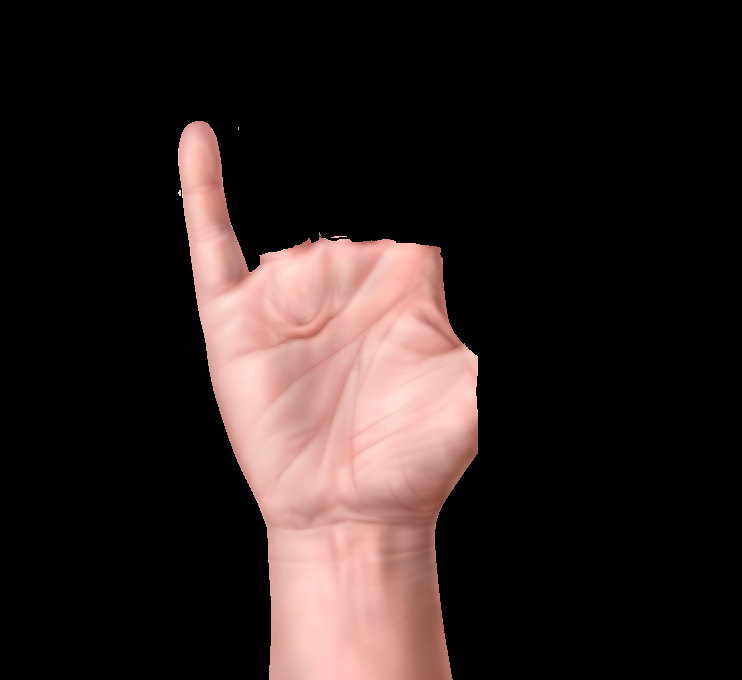
%> input picture Counting Fingers from Hands/f1.png, 742 x 680 px
$ octave 'Couting Fingers.m'   (GNU Octave 9; MATLAB toolbox functions it lacks are replaced by stand-ins)
%> lines starting %> are read from the running program, lines starting %| are printed output that depends on the picture; in (x1, y1, x2, y2) boxes, pixels count from 0 and x2, y2 are one past the last pixel; in counts of white or black regions, pixels touching at a corner belong together; the program's own positions count from 1
clear all; clc;
% Input
In1 = imread('f1.png');
%> In1 is the input picture: size 680x742x3 uint8; mean R, G, B 44.8, 33.7, 32
In2 = imread('f2.png');
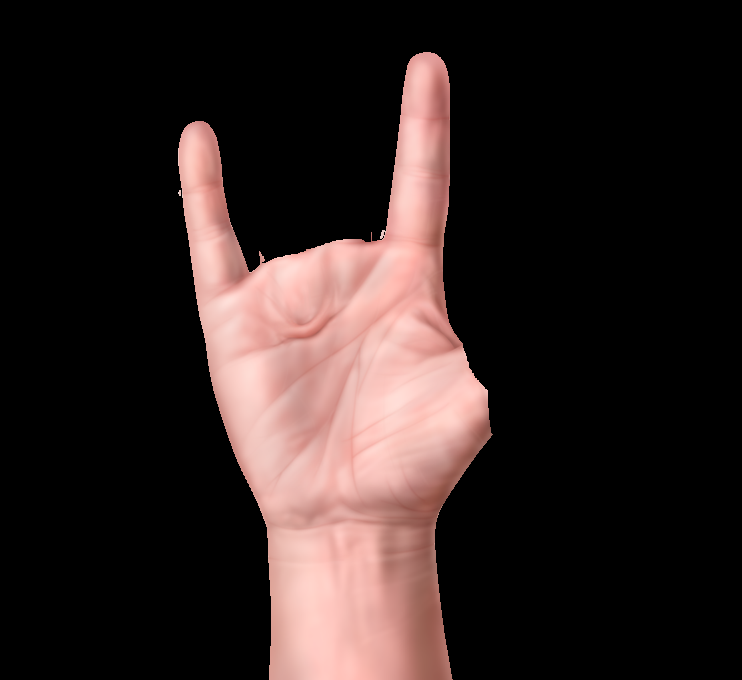
%> input picture Counting Fingers from Hands/f2.png, 742 x 680 px
%> In2 is the input picture: size 680x742x3 uint8; mean R, G, B 49.1, 36.7, 35
In3 = imread('f3.png');
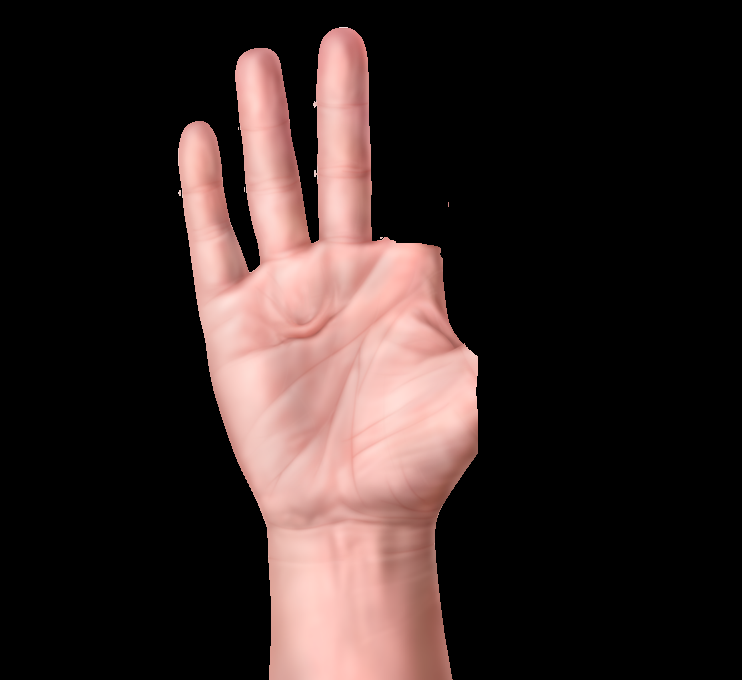
%> input picture Counting Fingers from Hands/f3.png, 742 x 680 px
%> In3 is the input picture: size 680x742x3 uint8; mean R, G, B 54.1, 40.4, 38.5
In4 = imread('f4.png');
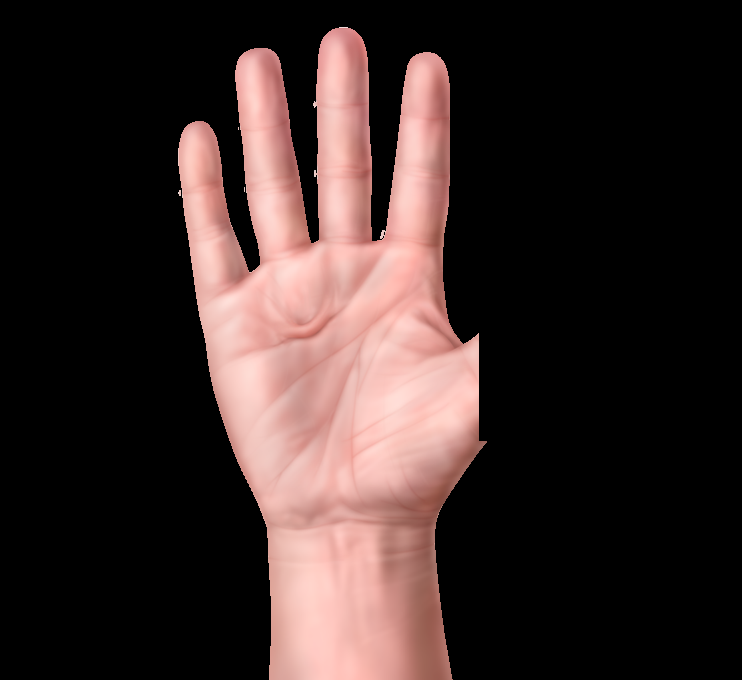
%> input picture Counting Fingers from Hands/f4.png, 742 x 680 px
%> In4 is the input picture: size 680x742x3 uint8; mean R, G, B 58.6, 43.6, 41.5
In5 = imread('f5.png');
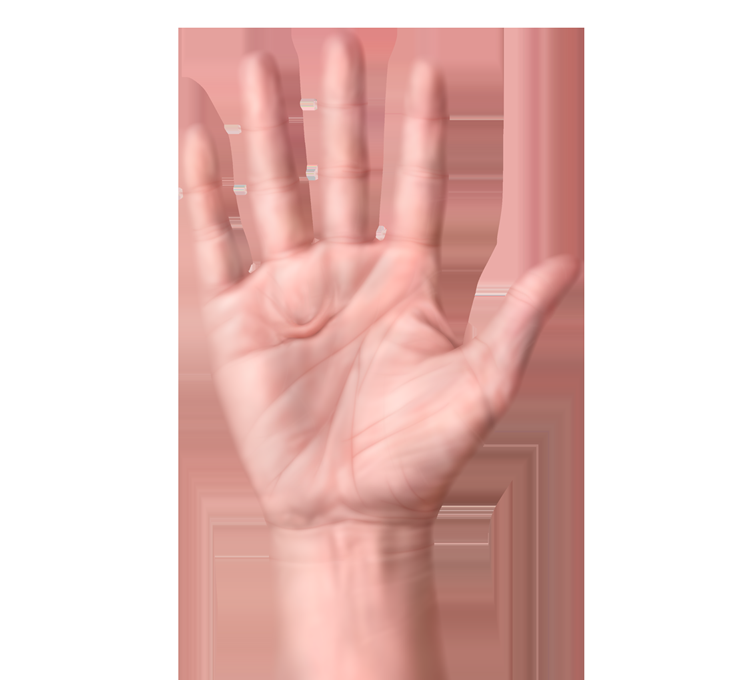
%> input picture Counting Fingers from Hands/f5.png, 742 x 680 px
%> In5 is the input picture: size 680x742x3 uint8; mean R, G, B 232.5, 200.5, 196.6
% Grayscale
Img1 = rgb2gray(In1);
Img2 = rgb2gray(In2);
Img3 = rgb2gray(In3);
Img4 = rgb2gray(In4);
Img5 = rgb2gray(In5);
% Binary
I1 = imbinarize(Img1);
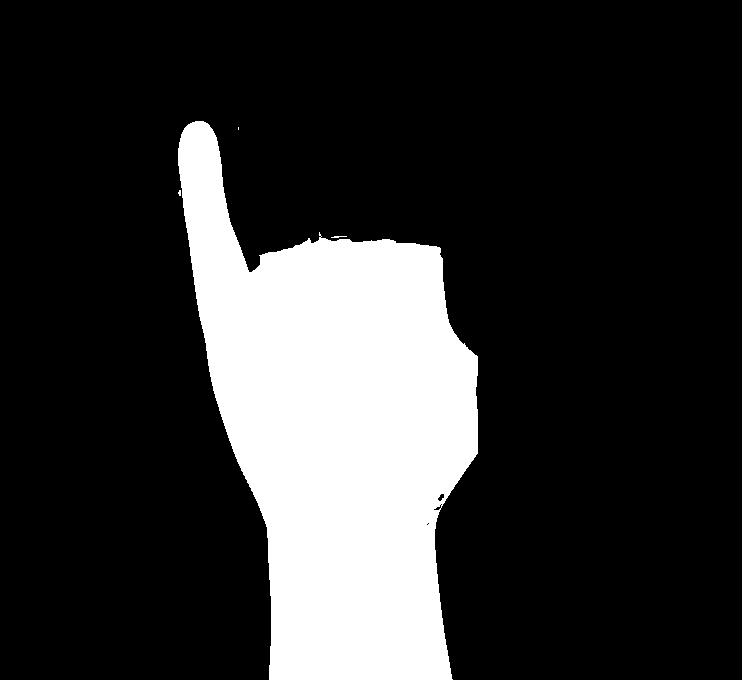
%> I1: size 680x742 logical; 19.7% white; 4 white regions (2 under 20 px), largest, box (x1, y1, x2, y2) and area: (178, 121, 478, 680) 99369, (331, 236, 347, 238) 21
I2 = imbinarize(Img2);
%> I2: size 680x742 logical; 21.7% white; 2 white regions (1 under 20 px), largest, box (x1, y1, x2, y2) and area: (178, 52, 493, 680) 109358
I3 = imbinarize(Img3);
%> I3: size 680x742 logical; 23.9% white; 5 white regions (4 under 20 px), largest, box (x1, y1, x2, y2) and area: (178, 27, 478, 680) 120413
I4 = imbinarize(Img4);
%> I4: size 680x742 logical; 25.9% white; 4 white regions (3 under 20 px), largest, box (x1, y1, x2, y2) and area: (178, 27, 487, 680) 130707
I5 = imbinarize(Img5);
%> I5: size 680x742 logical; 56.8% white; 8 black regions (4 under 20 px), largest, box (x1, y1, x2, y2) and area: (178, 28, 584, 680) 217701, (381, 324, 393, 342) 95, (390, 359, 404, 364) 42, (435, 362, 452, 370) 33

% Number Output
count = ones(100, 100);
NumPos =  [27 85];

% Disk Structuring Element
DB = strel('disk',50);
DS = strel('disk',5);


% Image 1
% Erosion
E1 = imerode(I1,DB);
%> E1: size 680x742 logical; 8.1% white; 1 white region, box (x1, y1, x2, y2) and area: (252, 290, 429, 680) 40900
% Dialation
D1 = imdilate(E1,DB);
%> D1: size 680x742 logical; 18% white; 1 white region, box (x1, y1, x2, y2) and area: (203, 241, 478, 680) 90927
FN1 = I1-D1;
%> FN1: size 680x742 double; values 0 (black) and 1 (white), 1.7% white; 26 white regions (15 under 20 px), largest, box (x1, y1, x2, y2) and area: (178, 121, 249, 329) 7431, (402, 243, 443, 280) 388, (428, 479, 460, 544) 291
% Removing Noise
F1 = imerode(FN1,DS);
%> F1: size 680x742 double; values 0 (black) and 1 (white), 1.1% white; 2 white regions, box (x1, y1, x2, y2) and area: (182, 125, 243, 303) 5571, (428, 250, 439, 261) 36
F1 = imerode(F1,DS);
%> F1: size 680x742 double; values 0 (black) and 1 (white), 0.78% white; 1 white region, box (x1, y1, x2, y2) and area: (186, 129, 237, 288) 3951
% Output Number
[x1 s1] = bwlabel(F1);
%> s1 = 1
Num = int2str(s1);
%> Num = '1'
Box1 = insertText(count,NumPos,Num,'AnchorPoint','LeftBottom','BoxColor','w','FontSize',40);


% Image 2
% Erosion
E2 = imerode(I2,DB);
%> E2: size 680x742 logical; 8.2% white; 1 white region, box (x1, y1, x2, y2) and area: (252, 288, 440, 680) 41227
% Dialation
D2 = imdilate(E2,DB);
%> D2: size 680x742 logical; 18.1% white; 1 white region, box (x1, y1, x2, y2) and area: (203, 239, 489, 680) 91403
FN2 = I2-D2;
%> FN2: size 680x742 double; values 0 (black) and 1 (white), 3.6% white; 35 white regions (28 under 20 px), largest, box (x1, y1, x2, y2) and area: (380, 52, 450, 277) 10152, (178, 121, 249, 329) 7431, (436, 486, 455, 522) 135
% Removing Noise
F2 = imerode(FN2,DS);
%> F2: size 680x742 double; values 0 (black) and 1 (white), 2.7% white; 2 white regions, box (x1, y1, x2, y2) and area: (389, 56, 446, 258) 8081, (182, 125, 243, 303) 5571
F2 = imerode(F2,DS);
%> F2: size 680x742 double; values 0 (black) and 1 (white), 2% white; 2 white regions, box (x1, y1, x2, y2) and area: (394, 61, 442, 247) 6237, (186, 129, 237, 288) 3951
% Output Number
[x2 s2] = bwlabel(F2);
%> x2: size 680x742 double; 3 distinct labels, from 0 to 2
%> s2 = 2
Num = int2str(s2);
%> Num = '2'
Box2 = insertText(count,NumPos,Num,'AnchorPoint','LeftBottom','BoxColor','w','FontSize',40);

% Image 3
% Erosion
E3 = imerode(I3,DB);
%> E3: size 680x742 logical; 8.2% white; 1 white region, box (x1, y1, x2, y2) and area: (252, 282, 429, 680) 41465
% Dialation
D3 = imdilate(E3, DB);
%> D3: size 680x742 logical; 18.1% white; 1 white region, box (x1, y1, x2, y2) and area: (203, 233, 478, 680) 91569
FN3 = I3-D3;
%> FN3: size 680x742 double; values 0 (black) and 1 (white), 5.7% white; 21 white regions (13 under 20 px), largest, box (x1, y1, x2, y2) and area: (313, 27, 372, 240) 10599, (235, 48, 311, 263) 10095, (178, 121, 249, 329) 7431
% Removing Noise
F3 = imerode(FN3,DS);
%> F3: size 680x742 double; values 0 (black) and 1 (white), 4.4% white; 4 white regions, box (x1, y1, x2, y2) and area: (320, 31, 368, 233) 8537, (239, 52, 305, 253) 8047, (182, 125, 243, 303) 5571, (427, 249, 439, 261) 42
F3 = imerode(F3,DS);
%> F3: size 680x742 double; values 0 (black) and 1 (white), 3.3% white; 3 white regions, box (x1, y1, x2, y2) and area: (324, 35, 364, 227) 6663, (243, 56, 300, 245) 6158, (186, 129, 237, 288) 3951
% Output Number
[x3 s3] = bwlabel(F3);
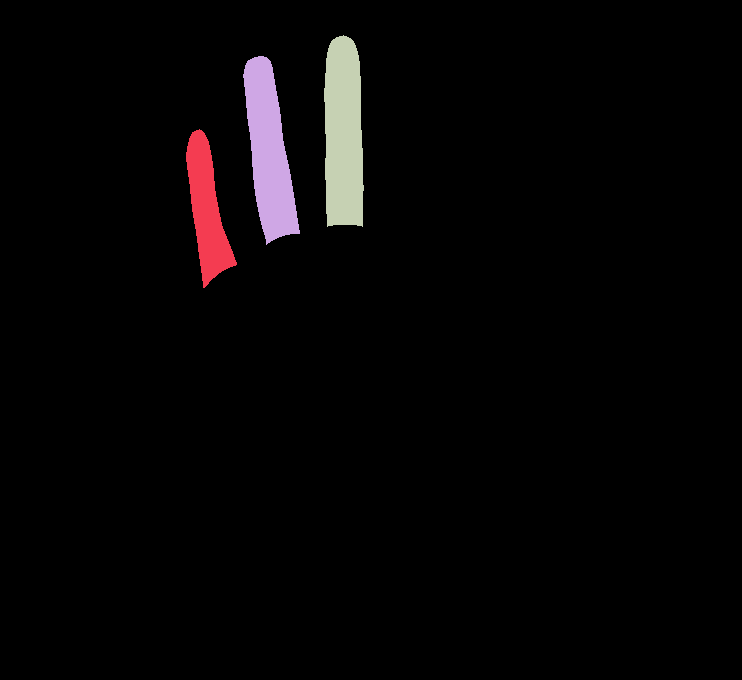
%> x3: size 680x742 double; 4 distinct labels, from 0 to 3; one colour per label, 0 black
%> s3 = 3
Num = int2str(s3);
%> Num = '3'
Box3 = insertText(count,NumPos,Num,'AnchorPoint','LeftBottom','BoxColor','w','FontSize',40);

% Image 4
% Erosion
E4 = imerode(I4,DB);
%> E4: size 680x742 logical; 8.2% white; 1 white region, box (x1, y1, x2, y2) and area: (252, 282, 430, 680) 41617
% Dialation
D4 = imdilate(E4,DB);
%> D4: size 680x742 logical; 18.2% white; 1 white region, box (x1, y1, x2, y2) and area: (203, 233, 479, 680) 91934
FN4 = I4 - D4;
%> FN4: size 680x742 double; values 0 (black) and 1 (white), 7.7% white; 18 white regions (11 under 20 px), largest, box (x1, y1, x2, y2) and area: (313, 27, 372, 240) 10624, (380, 52, 450, 277) 10152, (235, 48, 311, 263) 10095
% Removing Noise
F4 = imerode(FN4,DS);
%> F4: size 680x742 double; values 0 (black) and 1 (white), 6% white; 5 white regions (1 under 20 px), largest, box (x1, y1, x2, y2) and area: (320, 31, 368, 233) 8562, (389, 56, 446, 258) 8081, (239, 52, 305, 253) 8047, (182, 125, 243, 303) 5571
F4 = imerode(F4,DS);
%> F4: size 680x742 double; values 0 (black) and 1 (white), 4.6% white; 4 white regions, box (x1, y1, x2, y2) and area: (324, 35, 364, 227) 6688, (394, 61, 442, 247) 6237, (243, 56, 300, 245) 6158, (186, 129, 237, 288) 3951
[x4 s4] = bwlabel(F4);
%> x4: size 680x742 double; 5 distinct labels, from 0 to 4
%> s4 = 4
Num = int2str(s4);
%> Num = '4'
Box4 = insertText(count,NumPos,Num,'AnchorPoint','LeftBottom','BoxColor','w','FontSize',40);


% Image 5
% Erosion
E5 = imerode(I5,DB);
%> E5: size 680x742 logical; 32.2% white; 2 white regions, box (x1, y1, x2, y2) and area: (0, 0, 138, 680) 88018, (624, 0, 742, 680) 74201
% Dialation
D5 = imdilate(E5,DB);
%> D5: size 680x742 logical; 45.4% white; 2 white regions, box (x1, y1, x2, y2) and area: (0, 0, 187, 680) 121451, (575, 0, 742, 680) 107620
FN5 = I5-D5;
%> FN5: size 680x742 double; values 0 (black) and 1 (white), 11.4% white; 36 white regions (7 under 20 px), largest, box (x1, y1, x2, y2) and area: (354, 311, 498, 482) 12357, (204, 60, 324, 477) 12170, (179, 0, 583, 28) 11008
% Removing Noise
F5 = imerode(FN5,DS);
%> F5: size 680x742 double; values 0 (black) and 1 (white), 7.1% white; 27 white regions (5 under 20 px), largest, box (x1, y1, x2, y2) and area: (186, 0, 576, 24) 9186, (358, 317, 477, 478) 8640, (288, 536, 358, 680) 6017
F5 = imerode(F5,DS);
%> F5: size 680x742 double; values 0 (black) and 1 (white), 4.4% white; 15 white regions (2 under 20 px), largest, box (x1, y1, x2, y2) and area: (193, 0, 569, 20) 7462, (363, 345, 472, 474) 6017, (294, 541, 354, 680) 4586
[l5 s5] = bwlabel(F5);
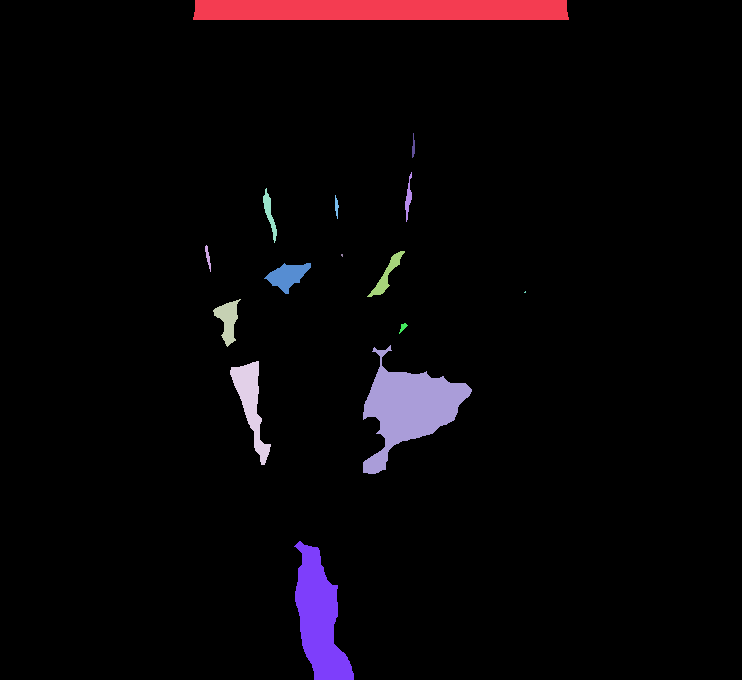
%> l5: size 680x742 double; 16 distinct labels, from 0 to 15; one colour per label, 0 black
%> s5 = 15
Num = int2str(s5);
%> Num = '15'
Box5 = insertText(count,NumPos,Num,'AnchorPoint','LeftBottom','BoxColor','w','FontSize',40);

%%%%%%%%%%%%%%%%%%%%%%%%%%%%%%%%%%%%%%%%%%%%%%%%%%%%%%%%%%%%
% Subplots
figure;
% IMG 1
subplot(6,6,1), imshow(In1);
title('Original');
subplot(6,6,2), imshow(I1);
title('Binary Image');
subplot(6,6,3), imshow(D1);
title('Palm');
subplot(6,6,4), imshow(FN1);
title('Fingers Noisy');
subplot(6,6,5), imshow(F1);
title('Fingers Noiseless');
subplot(6,6,6), imshow(Box1);
title('Number Of Finger');


% IMG 2
subplot(6,6,7), imshow(In2);
title('Original');
subplot(6,6,8), imshow(I2);
title('Binary Image');
subplot(6,6,9), imshow(D2);
title('Palm');
subplot(6,6,10), imshow(FN2);
title('Fingers Noisy');
subplot(6,6,11), imshow(F2);
title('Fingers Noiseless');
subplot(6,6,12), imshow(Box2);
title('Number Of Finger');


% IMG 3
subplot(6,6,13), imshow(In3);
title('Original');
subplot(6,6,14), imshow(I3);
title('Binary Image');
subplot(6,6,15), imshow(D3);
title('Palm');
subplot(6,6,16), imshow(FN3);
title('Fingers Noisy');
subplot(6,6,17), imshow(F3);
title('Fingers Noiseless');
subplot(6,6,18), imshow(Box3);
title('Number Of Finger');


% IMG 4
subplot(6,6,19), imshow(In4);
title('Original');
subplot(6,6,20), imshow(I4);
title('Binary Image');
subplot(6,6,21), imshow(D4);
title('Palm');
subplot(6,6,22), imshow(FN4);
title('Fingers Noisy');
subplot(6,6,23), imshow(F4);
title('Fingers Noiseless');
subplot(6,6,24), imshow(Box4);
title('Number Of Finger');


% IMG 5
subplot(6,6,25), imshow(In5);
title('Original');
subplot(6,6,26), imshow(I5);
title('Binary Image');
subplot(6,6,27), imshow(D5);
title('Palm');
subplot(6,6,28), imshow(FN5);
title('Fingers Noisy');
subplot(6,6,29), imshow(F5);
title('Fingers Noiseless');
subplot(6,6,30), imshow(Box5);
title('Number Of Finger');
